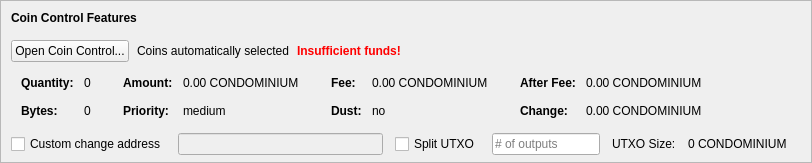
    <widget class="QFrame" name="frameCoinControl">
     <property name="sizePolicy">
      <sizepolicy hsizetype="Expanding" vsizetype="Expanding">
       <horstretch>0</horstretch>
       <verstretch>0</verstretch>
      </sizepolicy>
     </property>
     <property name="maximumSize">
      <size>
       <width>16777215</width>
       <height>16777215</height>
      </size>
     </property>
     <property name="frameShape">
      <enum>QFrame::StyledPanel</enum>
     </property>
     <property name="frameShadow">
      <enum>QFrame::Sunken</enum>
     </property>
     <layout class="QVBoxLayout" name="verticalLayoutCoinControl2">
      <property name="spacing">
       <number>0</number>
      </property>
      <property name="leftMargin">
       <number>0</number>
      </property>
      <property name="topMargin">
       <number>0</number>
      </property>
      <property name="rightMargin">
       <number>0</number>
      </property>
      <property name="bottomMargin">
       <number>6</number>
      </property>
      <item>
       <layout class="QVBoxLayout" name="verticalLayoutCoinControl" stretch="0,0,0,0,1">
        <property name="spacing">
         <number>0</number>
        </property>
        <property name="leftMargin">
         <number>10</number>
        </property>
        <property name="topMargin">
         <number>10</number>
        </property>
        <item>
         <layout class="QHBoxLayout" name="horizontalLayoutCoinControl1">
          <property name="bottomMargin">
           <number>15</number>
          </property>
          <item>
           <widget class="QLabel" name="labelCoinControlFeatures">
            <property name="sizePolicy">
             <sizepolicy hsizetype="Preferred" vsizetype="Maximum">
              <horstretch>0</horstretch>
              <verstretch>0</verstretch>
             </sizepolicy>
            </property>
            <property name="font">
             <font>
              <weight>75</weight>
              <bold>true</bold>
             </font>
            </property>
            <property name="styleSheet">
             <string notr="true">font-weight:bold;</string>
            </property>
            <property name="text">
             <string>Coin Control Features</string>
            </property>
           </widget>
          </item>
         </layout>
        </item>
        <item>
         <layout class="QHBoxLayout" name="horizontalLayoutCoinControl2" stretch="0,0,0,0">
          <property name="spacing">
           <number>8</number>
          </property>
          <property name="bottomMargin">
           <number>10</number>
          </property>
          <item>
           <widget class="QPushButton" name="pushButtonCoinControl">
            <property name="styleSheet">
             <string notr="true"/>
            </property>
            <property name="text">
             <string>Open Coin Control...</string>
            </property>
            <property name="autoDefault">
             <bool>false</bool>
            </property>
           </widget>
          </item>
          <item>
           <widget class="QLabel" name="labelCoinControlAutomaticallySelected">
            <property name="text">
             <string>Coins automatically selected</string>
            </property>
            <property name="margin">
             <number>5</number>
            </property>
           </widget>
          </item>
          <item>
           <widget class="QLabel" name="labelCoinControlInsuffFunds">
            <property name="font">
             <font>
              <weight>75</weight>
              <bold>true</bold>
             </font>
            </property>
            <property name="styleSheet">
             <string notr="true">color:red;font-weight:bold;</string>
            </property>
            <property name="text">
             <string>Insufficient funds!</string>
            </property>
            <property name="margin">
             <number>5</number>
            </property>
           </widget>
          </item>
          <item>
           <spacer name="horizontalSpacerCoinControl">
            <property name="orientation">
             <enum>Qt::Horizontal</enum>
            </property>
            <property name="sizeHint" stdset="0">
             <size>
              <width>40</width>
              <height>1</height>
             </size>
            </property>
           </spacer>
          </item>
         </layout>
        </item>
        <item>
         <widget class="QWidget" name="widgetCoinControl" native="true">
          <property name="sizePolicy">
           <sizepolicy hsizetype="Preferred" vsizetype="Preferred">
            <horstretch>0</horstretch>
            <verstretch>0</verstretch>
           </sizepolicy>
          </property>
          <property name="minimumSize">
           <size>
            <width>0</width>
            <height>0</height>
           </size>
          </property>
          <property name="styleSheet">
           <string notr="true"/>
          </property>
          <layout class="QHBoxLayout" name="horizontalLayoutCoinControl5">
           <property name="leftMargin">
            <number>0</number>
           </property>
           <property name="topMargin">
            <number>0</number>
           </property>
           <property name="rightMargin">
            <number>0</number>
           </property>
           <property name="bottomMargin">
            <number>0</number>
           </property>
           <item>
            <layout class="QHBoxLayout" name="horizontalLayoutCoinControl3" stretch="0,0,0,1">
             <property name="spacing">
              <number>20</number>
             </property>
             <property name="topMargin">
              <number>0</number>
             </property>
             <property name="bottomMargin">
              <number>10</number>
             </property>
             <item>
              <layout class="QFormLayout" name="formLayoutCoinControl1">
               <property name="horizontalSpacing">
                <number>10</number>
               </property>
               <property name="verticalSpacing">
                <number>14</number>
               </property>
               <property name="leftMargin">
                <number>10</number>
               </property>
               <property name="topMargin">
                <number>4</number>
               </property>
               <property name="rightMargin">
                <number>6</number>
               </property>
               <item row="0" column="0">
                <widget class="QLabel" name="labelCoinControlQuantityText">
                 <property name="font">
                  <font>
                   <weight>75</weight>
                   <bold>true</bold>
                  </font>
                 </property>
                 <property name="text">
                  <string>Quantity:</string>
                 </property>
                 <property name="margin">
                  <number>0</number>
                 </property>
                </widget>
               </item>
               <item row="0" column="1">
                <widget class="QLabel" name="labelCoinControlQuantity">
                 <property name="cursor">
                  <cursorShape>IBeamCursor</cursorShape>
                 </property>
                 <property name="contextMenuPolicy">
                  <enum>Qt::ActionsContextMenu</enum>
                 </property>
                 <property name="text">
                  <string notr="true">0</string>
                 </property>
                 <property name="margin">
                  <number>0</number>
                 </property>
                 <property name="textInteractionFlags">
                  <set>Qt::LinksAccessibleByMouse|Qt::TextSelectableByKeyboard|Qt::TextSelectableByMouse</set>
                 </property>
                </widget>
               </item>
               <item row="1" column="0">
                <widget class="QLabel" name="labelCoinControlBytesText">
                 <property name="font">
                  <font>
                   <weight>75</weight>
                   <bold>true</bold>
                  </font>
                 </property>
                 <property name="text">
                  <string>Bytes:</string>
                 </property>
                </widget>
               </item>
               <item row="1" column="1">
                <widget class="QLabel" name="labelCoinControlBytes">
                 <property name="cursor">
                  <cursorShape>IBeamCursor</cursorShape>
                 </property>
                 <property name="contextMenuPolicy">
                  <enum>Qt::ActionsContextMenu</enum>
                 </property>
                 <property name="text">
                  <string notr="true">0</string>
                 </property>
                 <property name="textInteractionFlags">
                  <set>Qt::LinksAccessibleByMouse|Qt::TextSelectableByKeyboard|Qt::TextSelectableByMouse</set>
                 </property>
                </widget>
               </item>
              </layout>
             </item>
             <item>
              <layout class="QFormLayout" name="formLayoutCoinControl2">
               <property name="horizontalSpacing">
                <number>10</number>
               </property>
               <property name="verticalSpacing">
                <number>14</number>
               </property>
               <property name="leftMargin">
                <number>6</number>
               </property>
               <property name="topMargin">
                <number>4</number>
               </property>
               <property name="rightMargin">
                <number>6</number>
               </property>
               <item row="0" column="0">
                <widget class="QLabel" name="labelCoinControlAmountText">
                 <property name="font">
                  <font>
                   <weight>75</weight>
                   <bold>true</bold>
                  </font>
                 </property>
                 <property name="text">
                  <string>Amount:</string>
                 </property>
                 <property name="margin">
                  <number>0</number>
                 </property>
                </widget>
               </item>
               <item row="0" column="1">
                <widget class="QLabel" name="labelCoinControlAmount">
                 <property name="cursor">
                  <cursorShape>IBeamCursor</cursorShape>
                 </property>
                 <property name="contextMenuPolicy">
                  <enum>Qt::ActionsContextMenu</enum>
                 </property>
                 <property name="text">
                  <string notr="true">0.00 CONDOMINIUM</string>
                 </property>
                 <property name="textInteractionFlags">
                  <set>Qt::LinksAccessibleByMouse|Qt::TextSelectableByKeyboard|Qt::TextSelectableByMouse</set>
                 </property>
                </widget>
               </item>
               <item row="1" column="0">
                <widget class="QLabel" name="labelCoinControlPriorityText">
                 <property name="font">
                  <font>
                   <weight>75</weight>
                   <bold>true</bold>
                  </font>
                 </property>
                 <property name="text">
                  <string>Priority:</string>
                 </property>
                </widget>
               </item>
               <item row="1" column="1">
                <widget class="QLabel" name="labelCoinControlPriority">
                 <property name="cursor">
                  <cursorShape>IBeamCursor</cursorShape>
                 </property>
                 <property name="contextMenuPolicy">
                  <enum>Qt::ActionsContextMenu</enum>
                 </property>
                 <property name="text">
                  <string>medium</string>
                 </property>
                 <property name="textInteractionFlags">
                  <set>Qt::LinksAccessibleByMouse|Qt::TextSelectableByKeyboard|Qt::TextSelectableByMouse</set>
                 </property>
                </widget>
               </item>
              </layout>
             </item>
             <item>
              <layout class="QFormLayout" name="formLayoutCoinControl3">
               <property name="horizontalSpacing">
                <number>10</number>
               </property>
               <property name="verticalSpacing">
                <number>14</number>
               </property>
               <property name="leftMargin">
                <number>6</number>
               </property>
               <property name="topMargin">
                <number>4</number>
               </property>
               <property name="rightMargin">
                <number>6</number>
               </property>
               <item row="0" column="0">
                <widget class="QLabel" name="labelCoinControlFeeText">
                 <property name="font">
                  <font>
                   <weight>75</weight>
                   <bold>true</bold>
                  </font>
                 </property>
                 <property name="text">
                  <string>Fee:</string>
                 </property>
                 <property name="margin">
                  <number>0</number>
                 </property>
                </widget>
               </item>
               <item row="0" column="1">
                <widget class="QLabel" name="labelCoinControlFee">
                 <property name="cursor">
                  <cursorShape>IBeamCursor</cursorShape>
                 </property>
                 <property name="contextMenuPolicy">
                  <enum>Qt::ActionsContextMenu</enum>
                 </property>
                 <property name="text">
                  <string notr="true">0.00 CONDOMINIUM</string>
                 </property>
                 <property name="textInteractionFlags">
                  <set>Qt::LinksAccessibleByMouse|Qt::TextSelectableByKeyboard|Qt::TextSelectableByMouse</set>
                 </property>
                </widget>
               </item>
               <item row="1" column="0">
                <widget class="QLabel" name="labelCoinControlLowOutputText">
                 <property name="font">
                  <font>
                   <weight>75</weight>
                   <bold>true</bold>
                  </font>
                 </property>
                 <property name="text">
                  <string>Dust:</string>
                 </property>
                </widget>
               </item>
               <item row="1" column="1">
                <widget class="QLabel" name="labelCoinControlLowOutput">
                 <property name="cursor">
                  <cursorShape>IBeamCursor</cursorShape>
                 </property>
                 <property name="contextMenuPolicy">
                  <enum>Qt::ActionsContextMenu</enum>
                 </property>
                 <property name="text">
                  <string>no</string>
                 </property>
                 <property name="textInteractionFlags">
                  <set>Qt::LinksAccessibleByMouse|Qt::TextSelectableByKeyboard|Qt::TextSelectableByMouse</set>
                 </property>
                </widget>
               </item>
              </layout>
             </item>
             <item>
              <layout class="QFormLayout" name="formLayoutCoinControl4">
               <property name="horizontalSpacing">
                <number>10</number>
               </property>
               <property name="verticalSpacing">
                <number>14</number>
               </property>
               <property name="leftMargin">
                <number>6</number>
               </property>
               <property name="topMargin">
                <number>4</number>
               </property>
               <property name="rightMargin">
                <number>6</number>
               </property>
               <item row="0" column="0">
                <widget class="QLabel" name="labelCoinControlAfterFeeText">
                 <property name="font">
                  <font>
                   <weight>75</weight>
                   <bold>true</bold>
                  </font>
                 </property>
                 <property name="text">
                  <string>After Fee:</string>
                 </property>
                 <property name="margin">
                  <number>0</number>
                 </property>
                </widget>
               </item>
               <item row="0" column="1">
                <widget class="QLabel" name="labelCoinControlAfterFee">
                 <property name="cursor">
                  <cursorShape>IBeamCursor</cursorShape>
                 </property>
                 <property name="contextMenuPolicy">
                  <enum>Qt::ActionsContextMenu</enum>
                 </property>
                 <property name="text">
                  <string notr="true">0.00 CONDOMINIUM</string>
                 </property>
                 <property name="textInteractionFlags">
                  <set>Qt::LinksAccessibleByMouse|Qt::TextSelectableByKeyboard|Qt::TextSelectableByMouse</set>
                 </property>
                </widget>
               </item>
               <item row="1" column="0">
                <widget class="QLabel" name="labelCoinControlChangeText">
                 <property name="font">
                  <font>
                   <weight>75</weight>
                   <bold>true</bold>
                  </font>
                 </property>
                 <property name="text">
                  <string>Change:</string>
                 </property>
                </widget>
               </item>
               <item row="1" column="1">
                <widget class="QLabel" name="labelCoinControlChange">
                 <property name="cursor">
                  <cursorShape>IBeamCursor</cursorShape>
                 </property>
                 <property name="contextMenuPolicy">
                  <enum>Qt::ActionsContextMenu</enum>
                 </property>
                 <property name="text">
                  <string notr="true">0.00 CONDOMINIUM</string>
                 </property>
                 <property name="textInteractionFlags">
                  <set>Qt::LinksAccessibleByMouse|Qt::TextSelectableByKeyboard|Qt::TextSelectableByMouse</set>
                 </property>
                </widget>
               </item>
              </layout>
             </item>
            </layout>
           </item>
          </layout>
         </widget>
        </item>
        <item>
         <layout class="QHBoxLayout" name="horizontalLayoutCoinControl4" stretch="0,0,0,0,0,0,0">
          <property name="spacing">
           <number>12</number>
          </property>
          <property name="sizeConstraint">
           <enum>QLayout::SetDefaultConstraint</enum>
          </property>
          <property name="topMargin">
           <number>5</number>
          </property>
          <property name="rightMargin">
           <number>5</number>
          </property>
          <item>
           <widget class="QCheckBox" name="checkBoxCoinControlChange">
            <property name="toolTip">
             <string>If this is activated, but the change address is empty or invalid, change will be sent to a newly generated address.</string>
            </property>
            <property name="text">
             <string>Custom change address</string>
            </property>
           </widget>
          </item>
          <item>
           <widget class="QValidatedLineEdit" name="lineEditCoinControlChange">
            <property name="enabled">
             <bool>false</bool>
            </property>
            <property name="sizePolicy">
             <sizepolicy hsizetype="Expanding" vsizetype="Fixed">
              <horstretch>0</horstretch>
              <verstretch>0</verstretch>
             </sizepolicy>
            </property>
           </widget>
          </item>
          <item>
           <widget class="QCheckBox" name="splitBlockCheckBox">
            <property name="text">
             <string>Split UTXO</string>
            </property>
           </widget>
          </item>
          <item>
           <widget class="QLineEdit" name="splitBlockLineEdit">
            <property name="sizePolicy">
             <sizepolicy hsizetype="Fixed" vsizetype="Fixed">
              <horstretch>50</horstretch>
              <verstretch>0</verstretch>
             </sizepolicy>
            </property>
            <property name="placeholderText">
             <string># of outputs</string>
            </property>
           </widget>
          </item>
          <item>
           <widget class="QLabel" name="labelBlockSizeText">
            <property name="text">
             <string>UTXO Size:</string>
            </property>
           </widget>
          </item>
          <item>
           <widget class="QLabel" name="labelBlockSize">
            <property name="text">
             <string>0 CONDOMINIUM</string>
            </property>
           </widget>
          </item>
          <item>
           <widget class="QLabel" name="labelCoinControlChangeLabel">
            <property name="sizePolicy">
             <sizepolicy hsizetype="Preferred" vsizetype="Expanding">
              <horstretch>0</horstretch>
              <verstretch>0</verstretch>
             </sizepolicy>
            </property>
            <property name="minimumSize">
             <size>
              <width>0</width>
              <height>0</height>
             </size>
            </property>
            <property name="text">
             <string/>
            </property>
            <property name="margin">
             <number>3</number>
            </property>
           </widget>
          </item>
         </layout>
        </item>
        <item>
         <spacer name="verticalSpacerCoinControl">
          <property name="orientation">
           <enum>Qt::Vertical</enum>
          </property>
          <property name="sizeHint" stdset="0">
           <size>
            <width>800</width>
            <height>1</height>
           </size>
          </property>
         </spacer>
        </item>
       </layout>
      </item>
     </layout>
    </widget>
